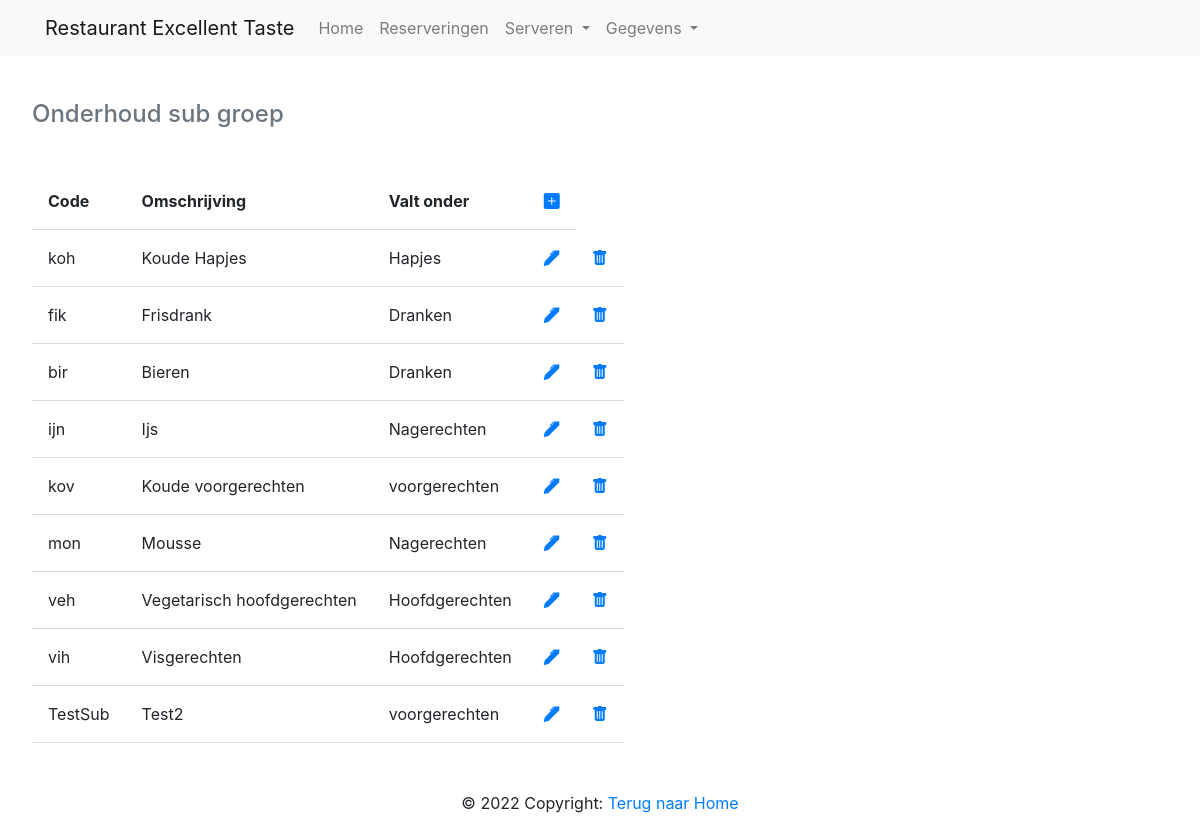
/index.php?page=GerechtSubgroep, run on the app's committed database.
### tables this page shows
CREATE TABLE `gerechtsoorten` (
  `ID` int(11) NOT NULL,
  `Code` varchar(255) DEFAULT NULL,
  `Naam` varchar(255) DEFAULT NULL,
  `Gerechtcategorie_ID` int(11) NOT NULL
);

CREATE TABLE `gerechtcategorien` (
  `ID` int(11) NOT NULL,
  `Code` varchar(255) DEFAULT NULL,
  `Naam` varchar(255) DEFAULT NULL
);

### DBconfig.php (called while the page is built)
<?php
class DB
{
    public $pdo;
    public function __construct($db, $username = NULL, $password = NULL, $host = '127.0.0.1', $port = 3306, $options = [])
    {
        $default_options = [
            PDO::ATTR_DEFAULT_FETCH_MODE => PDO::FETCH_ASSOC,
            PDO::ATTR_EMULATE_PREPARES => false,
            PDO::ATTR_ERRMODE => PDO::ERRMODE_EXCEPTION,
        ];
        $options = array_replace($default_options, $options);
        $dsn = "mysql:host=$host;dbname=$db;port=$port;charset=utf8mb4";
        try {
            $this->pdo = new \PDO($dsn, $username, $password, $options);
        } catch (\PDOException $e) {
            throw new \PDOException($e->getMessage(), (int)$e->getCode());
        }
    }
    public function run($sql, $args = NULL)
    {
        if (!$args)
        {
            return $this->pdo->query($sql);
        }
        $stmt = $this->pdo->prepare($sql);
        $stmt->execute($args);
        return $stmt;
    }
}
?>

### pages/GerechtSubgroep.php (the view, shortened to what this page needs)
<!DOCTYPE html>
<html lang="nl">
<head>
</head>
<body>
    <div class="content">
        <?php
        $listSoort = $db->run('SELECT * FROM gerechtsoorten');
        ?>
        <table id="overzicht">
            <caption style="caption-side:top">
                <h4>Onderhoud sub groep</h4>
            </caption>
            <thead>
                <tr>
                    <th> Code</th>
                    <th> Omschrijving</th>
                    <th> Valt onder</th>
                    <th> <a href="index.php?page=newGerechtSubgroep"><i class="bi bi-plus-square-fill"></i></a></th>
                </tr>
            </thead>
            <tbody>
                <?php
                if ($listSoort->rowCount() > 0) {
                    while ($fetch_subgroepen = $listSoort->fetch(PDO::FETCH_ASSOC)) {
                        $getNaamSub=$db->run('SELECT Naam FROM gerechtcategorien WHERE ID = ? LIMIT 1', [$fetch_subgroepen['Gerechtcategorie_ID']])->fetch(PDO::FETCH_ASSOC);
                        foreach ($getNaamSub as $fetch_Sub) {
                            $CatoNaam = $fetch_Sub;
                        }
                        $editLink = "<a href='index.php?page=editGerechtSubgroep&ID=" . $fetch_subgroepen['ID'] . "'><i class='bi bi-pen-fill'></i></a>";
                ?>
                        <tr>
                            <td><span><?= $fetch_subgroepen['Code'] ?></span></td>
                            <td><span><?= $fetch_subgroepen['Naam'] ?></span></td>
                            <td><span><?= $CatoNaam ?></span></td>
                            <td><span><?= $editLink ?></span></td>
                            <td><span><a href="index.php?page=GerechtSubgroep&ID=<?= $fetch_subgroepen['ID'] ?>"><i class="bi bi-trash-fill"></i></a></span></td>
                        </tr>
                <?php
                    }
                } else {
                    echo '<p class="empty">Er zijn geen Subgroepen</p>';
                }
                ?>
            </tbody>
        </table>
    </div>
</body>
</html>

### css/style.css (style rules this page uses)
* { margin:0; padding:0; box-sizing: border-box; outline: none; border:none; }
.content { padding:2rem; margin:0 auto; max-width: 1200px; }
h4 { margin-bottom: 2rem; }
caption { align-items: center; }
th, td { padding: 1rem; border-bottom: 1px solid #ddd; }

### data on the page
gerechtsoorten: Code "koh", Naam "Koude Hapjes", Gerechtcategorie_ID.Naam "Hapjes"
gerechtsoorten: Code "fik", Naam "Frisdrank", Gerechtcategorie_ID.Naam "Dranken"
gerechtsoorten: Code "bir", Naam "Bieren", Gerechtcategorie_ID.Naam "Dranken"
gerechtsoorten: Code "ijn", Naam "Ijs", Gerechtcategorie_ID.Naam "Nagerechten"
gerechtsoorten: Code "kov", Naam "Koude voorgerechten", Gerechtcategorie_ID.Naam "voorgerechten"
gerechtsoorten: Code "mon", Naam "Mousse", Gerechtcategorie_ID.Naam "Nagerechten"
gerechtsoorten: Code "veh", Naam "Vegetarisch hoofdgerechten", Gerechtcategorie_ID.Naam "Hoofdgerechten"
gerechtsoorten: Code "vih", Naam "Visgerechten", Gerechtcategorie_ID.Naam "Hoofdgerechten"
gerechtsoorten: Code "TestSub", Naam "Test2", Gerechtcategorie_ID.Naam "voorgerechten"
